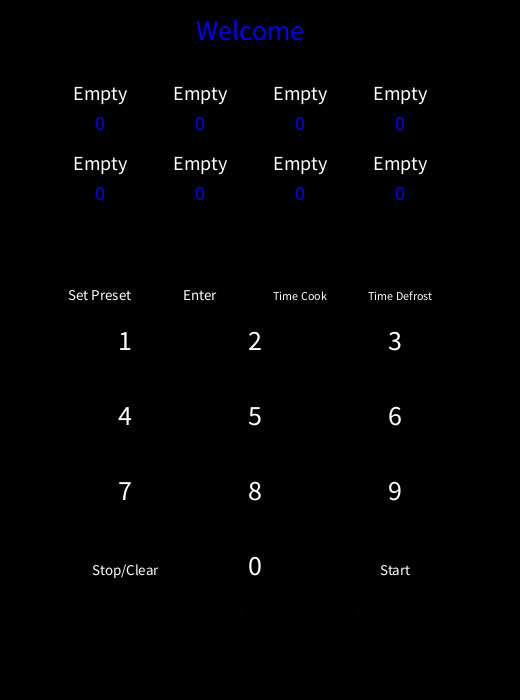
Frame 1 (no input)
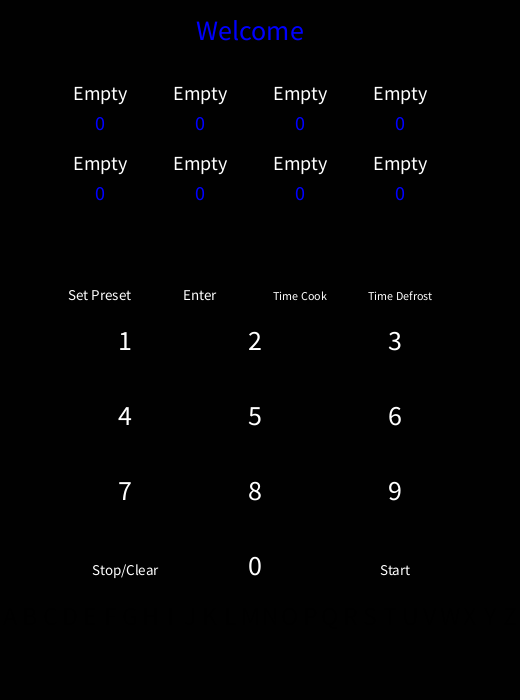
Frame 60 (the mouse pressed at the canvas centre just before this capture)
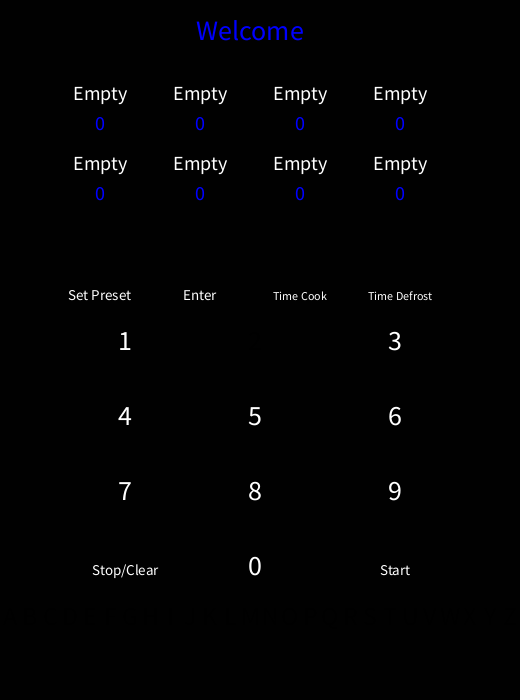
Frame 120 (the mouse held since frame 60 and released just before this capture)

The Processing sketch that drew these frames (run headless with seeded random() and noise(); from frame 60 on, the mouse is pressed at the canvas centre):

// Processing sketch: p1_RyanHightower
// ── p1_RyanHightower.pde
import java.util.Map;

int mainX = 520;
int mainY = 720;
String timerDisplayText = "Welcome";

boolean cookReady = false;

int presetButtonCount = 8;
boolean settingPresetName = false;
boolean settingPresetTime = false;
int setPresetID = -1;

boolean timeCook = false;
boolean timeDefrost = false;
  
StringList presetTimes;
StringList presetNames;

int displayY=40;
int presetRow1Y=100;
int presetTimeDisplayRow1Y=130;
int presetRow2Y=170;
int presetTimeDisplayRow2Y=200;
int functionsRowY=300;
int numberRow1Y=350;
int numberRow2Y=425;
int numberRow3Y=500;
int numberRow4Y=575;
int letterRowY=625;

void setup() {
  size(520,700);
  presetTimes = new StringList();
  presetNames = new StringList();
  
  for(int i = 0; i < presetButtonCount; i++){
      presetTimes.append("0");
      presetNames.append("Empty");
  } //<>//
}

void draw() {
  background(1);
  stroke(255);
  
  fill(0,0,255);
  textSize(28);
  textAlign(CENTER);
  text(timerDisplayText, 250, displayY);
  
  presetButton(100,presetRow1Y,getPresetName(0),0);
  presetButton(200,presetRow1Y,getPresetName(1),1);
  presetButton(300,presetRow1Y,getPresetName(2),2);
  presetButton(400,presetRow1Y,getPresetName(3),3);
  presetButton(100,presetRow2Y,getPresetName(4),4);
  presetButton(200,presetRow2Y,getPresetName(5),5);
  presetButton(300,presetRow2Y,getPresetName(6),6);
  presetButton(400,presetRow2Y,getPresetName(7),7);
  
  presetTimeDisplay(100,presetTimeDisplayRow1Y,0);
  presetTimeDisplay(200,presetTimeDisplayRow1Y,1);
  presetTimeDisplay(300,presetTimeDisplayRow1Y,2);
  presetTimeDisplay(400,presetTimeDisplayRow1Y,3);
  presetTimeDisplay(100,presetTimeDisplayRow2Y,4);
  presetTimeDisplay(200,presetTimeDisplayRow2Y,5);
  presetTimeDisplay(300,presetTimeDisplayRow2Y,6);
  presetTimeDisplay(400,presetTimeDisplayRow2Y,7);
  
  setPresetButton(100,functionsRowY,"Set Preset");
  enterButton(200,functionsRowY,"Enter");
  timedHeatingButton(300,functionsRowY,"Time Cook");
  timedHeatingButton(400,functionsRowY,"Time Defrost");
  
  int leftNumColumn = mainX - 395;
  int centerNumColumn = mainX - 265;
  int rightNumColumn = mainX - 125;
  
  numberedButton(leftNumColumn,numberRow1Y,"1");
  numberedButton(centerNumColumn,numberRow1Y,"2");
  numberedButton(rightNumColumn,numberRow1Y,"3");
  numberedButton(leftNumColumn,numberRow2Y,"4");
  numberedButton(centerNumColumn,numberRow2Y,"5");
  numberedButton(rightNumColumn,numberRow2Y,"6");
  numberedButton(leftNumColumn,numberRow3Y,"7");
  numberedButton(centerNumColumn,numberRow3Y,"8");
  numberedButton(rightNumColumn,numberRow3Y,"9");
  numberedButton(centerNumColumn,numberRow4Y,"0");
  
  clearButton(leftNumColumn, numberRow4Y, "Stop/Clear");
  startButton(rightNumColumn, numberRow4Y, "Start");
  
  letteredButton(10,letterRowY,"A");
  letteredButton(30,letterRowY,"B");
  letteredButton(50,letterRowY,"C");
  letteredButton(70,letterRowY,"D");
  letteredButton(90,letterRowY,"E");
  letteredButton(110,letterRowY,"F");
  letteredButton(130,letterRowY,"G");
  letteredButton(150,letterRowY,"H");
  letteredButton(170,letterRowY,"I");
  letteredButton(190,letterRowY,"J");
  letteredButton(210,letterRowY,"K");
  letteredButton(230,letterRowY,"L");
  letteredButton(250,letterRowY,"M");
  letteredButton(270,letterRowY,"N");
  letteredButton(290,letterRowY,"O");
  letteredButton(310,letterRowY,"P");
  letteredButton(330,letterRowY,"Q");
  letteredButton(350,letterRowY,"R");
  letteredButton(370,letterRowY,"S");
  letteredButton(390,letterRowY,"T");
  letteredButton(410,letterRowY,"U");
  letteredButton(430,letterRowY,"V");
  letteredButton(450,letterRowY,"W");
  letteredButton(470,letterRowY,"X");
  letteredButton(490,letterRowY,"Y");
  letteredButton(510,letterRowY,"Z");

}


void presetTimeDisplay(int x, int y, int id){
  
  int size = 20;
  fill(0,0,255);
  textAlign(CENTER);
  textSize(size);
  text(getDisplayTimeFromString(getPresetTime(id)), x, y);
  
}

void timedHeatingButton(int x, int y, String s){
  
  int size = 12;
  int offset = size+20;
  
  if ((mouseX >= (x-offset)) && (mouseX <= (x + offset)) && 
    (mouseY < y) && (mouseY > (y - size))) {
    fill(150); // Grey
    if (mousePressed){
      timerDisplayUpdate("Enter Time");
    }
  } else {
    fill(255); // Black
  }

  textAlign(CENTER);
  textSize(size);
  text(s, x, y);
  
}

void presetButton(int x, int y, String s, int id){
  
  int size = 20;
  int offset = size+10;
  
  if ((mouseX >= (x-offset)) && (mouseX <= (x + offset)) && 
    (mouseY < y) && (mouseY > (y - size))) {
    fill(150); // Grey
    if (mousePressed){
      if((settingPresetName)){
        setPresetID = id;
        resetPresetName(setPresetID);
        timerDisplayUpdate("Enter Name then Press Enter");
      }else{
        timerDisplayUpdate("Cooking " + getPresetName(id) + " for " + getDisplayTimeFromString(getPresetTime(id)));
        //cook for saved time
      }
      //fill(0);
    }
  } else {
    fill(255); // Black
  }

  textAlign(CENTER);
  textSize(size);
  text(s, x, y);
  
}

void setPresetButton(int x, int y, String s){
  
  int size = 15;
  int offset = size*2;
  
  if ((mouseX >= (x-offset)) && (mouseX <= (x + offset)) && 
    (mouseY < y) && (mouseY > (y - size))) {
    fill(150); // White
    if (mousePressed){
      fill(0);
      settingPresetName = true;
      setPresetID=-1;
      timerDisplayUpdate("Choose Preset Button");
    }
  } else {
    fill(255); // Black
  }
  
  textAlign(CENTER);
  textSize(size);
  text(s, x, y);
  
}


void enterButton(int x, int y, String s){
  
  int size = 15;
  int offset = size+10;
  
  if ((mouseX >= (x - offset)) && (mouseX <= (x + offset)) && 
    (mouseY < y) && (mouseY > (y - size))) {
    fill(150); // White
    if(settingPresetName && mousePressed){
      delay(200);
      settingPresetName = false;
      settingPresetTime = true;
      resetPresetTime(setPresetID);
      timerDisplayUpdate("Set Time(Secs) and Press Enter");
    }else if (settingPresetTime && mousePressed){
      delay(200);
      timerDisplayUpdate(getPresetName(setPresetID) + " button set for " +  getDisplayTimeFromString(getPresetTime(setPresetID)));  
      settingPresetName = false;
      settingPresetTime = false;
      setPresetID = -1;  
    }
  } else {
    fill(255); // Black
  }
  
  textAlign(CENTER);
  textSize(size);
  text(s, x, y);
  
}


void letteredButton(int x, int y, String s){
  
  int size = 26;
  int offset = 3;
 
  if ((mouseX >= (x-offset)) && (mouseX <= (x + offset)) && 
    (mouseY <= y) && (mouseY > (y - size)) &&
    settingPresetName) {
    fill(255,0,0);
    if(settingPresetName && mousePressed){
      delay(500);
      setPresetName(setPresetID,s);
    } 
  } else {
      if(settingPresetName && setPresetID > -1){
        fill(255);
      }else{
        fill(0);
      }
  }
  
  textSize(size);
  text(s, x, y);
  
}




void numberedButton(int x, int y, String s){
  
  int size = 28;
  int offset = 20;
  
  if ((mouseX >= (x-offset)) && (mouseX <= (x + offset)) && 
    (mouseY <= y) && (mouseY >= (y - size))) {
    fill(150); // White
    if (mousePressed){
      
      if(settingPresetTime){
        delay(500);
        if(getPresetTimeLengthById(setPresetID) < 4){
          setPresetTime(setPresetID, s);
          timerDisplayUpdate(getPresetTime(setPresetID));
        }else{
          timerDisplayUpdate("Max Cook Time Exceeded");
        }
      }else
      
        fill(0);
        //timerDisplayUpdate(s);
      }
  } else {
    fill(255); // Black
  }
  
  textSize(size);
  text(s, x, y);
}

void clearButton(int x, int y, String s){
  int size = 15;
  int offset = size + 25;
  
  if ((mouseX >= (x-offset)) && (mouseX <= (x + offset)) && 
    (mouseY <= y) && (mouseY >= (y - size))) {
    fill(150); // White
    if (mousePressed){
      fill(0);
      setPresetID=-1;
      timerDisplayUpdate("Welcome");
      cookReady=false;
      settingPresetName=false;
    }
  } else {
    fill(255); // Black
  }
  
  textAlign(CENTER);
  textSize(size);
  text(s, x, y);
}


void startButton(int x, int y, String s){
  int size = 15;
  int offset = size + 10;
  
  if ((mouseX >= (x-offset)) && (mouseX <= (x + offset)) && 
    (mouseY < y) && (mouseY > (y - size))) {
    fill(150); // White
    if (mousePressed){
      if(cookReady){
        fill(0);
        timerDisplayUpdate("Cooking");
        //cook
      }else{
        fill(0);
        timerDisplayUpdate("Select Cook Time or Preset");
      }
    }
  } else {
    fill(255); // Black
  }
  
  textAlign(CENTER);
  textSize(size);
  text(s, x, y);
}

void timerDisplayUpdate(String s){
  timerDisplayText=s;
}

void resetPresetTime(int id){
  presetTimes.set(id,"");  
}

void setPresetTime(int id, String number){  
  String time = getPresetTime(id);
  time+=number;
  presetTimes.set(id,time);   
}

String getPresetTime(int id){
  return presetTimes.get(id);    
}

int getPresetTimeLengthById(int id){
  String time = getPresetTime(id);
  return time.length();
}

String getDisplayTimeFromString(String time){
  
  String returnvalue = "";
  
  if(time.length()> 0){
    int intTime = Integer.valueOf(time);
    int totalMinutes = intTime / 60;
    int remainderSeconds= intTime % 60;
    int hours = totalMinutes / 60;
    int remainderMinutes = totalMinutes % 60;
    
    if(hours>0){
      returnvalue+= hours + ":";
    }
    
    if(remainderMinutes>0){
      if(hours>0){
        returnvalue+= padWithZeros(remainderMinutes) + ":";
      }else{
        returnvalue+= remainderMinutes + ":";
      }
    }
    
    if(remainderMinutes>0){
      returnvalue+= padWithZeros(remainderSeconds) + "";
    }else{
      returnvalue+= remainderSeconds + "";
    }
  }
  
  return returnvalue; 
}

String padWithZeros(int time){
  String returnValue = str(time);
  
  if(returnValue.length()<2){
    returnValue = "0" + time;
  }
  return returnValue;
}

void resetPresetName(int id){
  presetNames.set(id,""); 
}

void setPresetName(int id, String letter){
  String name = getPresetName(id);
  name+=letter;
  presetNames.set(id,name); 
}

String getPresetName(int id){
  return presetNames.get(id); 
}
